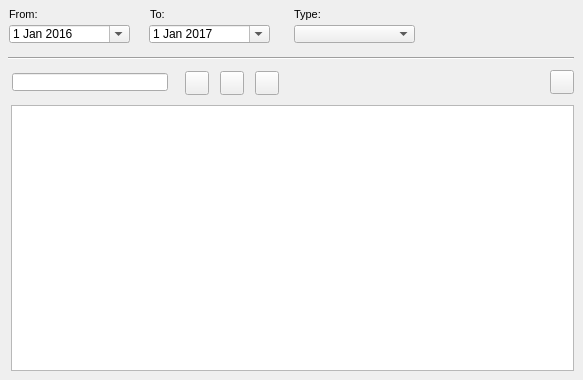
    <widget class="QWidget" name="page_document_2">
     <attribute name="title">
      <string>Document</string>
     </attribute>
     <widget class="QLabel" name="label_doc_to">
      <property name="geometry">
       <rect>
        <x>150</x>
        <y>3</y>
        <width>115</width>
        <height>22</height>
       </rect>
      </property>
      <property name="font">
       <font>
        <pointsize>8</pointsize>
       </font>
      </property>
      <property name="frameShape">
       <enum>QFrame::NoFrame</enum>
      </property>
      <property name="frameShadow">
       <enum>QFrame::Raised</enum>
      </property>
      <property name="text">
       <string>To:</string>
      </property>
      <property name="textFormat">
       <enum>Qt::AutoText</enum>
      </property>
      <property name="scaledContents">
       <bool>false</bool>
      </property>
      <property name="margin">
       <number>3</number>
      </property>
     </widget>
     <widget class="QTableView" name="tbl_document">
      <property name="geometry">
       <rect>
        <x>11</x>
        <y>105</y>
        <width>563</width>
        <height>266</height>
       </rect>
      </property>
      <property name="sortingEnabled">
       <bool>true</bool>
      </property>
     </widget>
     <widget class="QDateEdit" name="date_document_from">
      <property name="geometry">
       <rect>
        <x>9</x>
        <y>25</y>
        <width>121</width>
        <height>18</height>
       </rect>
      </property>
      <property name="calendarPopup">
       <bool>true</bool>
      </property>
      <property name="date">
       <date>
        <year>2016</year>
        <month>1</month>
        <day>1</day>
       </date>
      </property>
     </widget>
     <widget class="QDateEdit" name="date_document_to">
      <property name="geometry">
       <rect>
        <x>149</x>
        <y>25</y>
        <width>121</width>
        <height>18</height>
       </rect>
      </property>
      <property name="calendarPopup">
       <bool>true</bool>
      </property>
      <property name="date">
       <date>
        <year>2017</year>
        <month>1</month>
        <day>1</day>
       </date>
      </property>
     </widget>
     <widget class="QLabel" name="label_doc_type">
      <property name="geometry">
       <rect>
        <x>294</x>
        <y>3</y>
        <width>61</width>
        <height>22</height>
       </rect>
      </property>
      <property name="font">
       <font>
        <pointsize>8</pointsize>
       </font>
      </property>
      <property name="layoutDirection">
       <enum>Qt::LeftToRight</enum>
      </property>
      <property name="frameShape">
       <enum>QFrame::NoFrame</enum>
      </property>
      <property name="frameShadow">
       <enum>QFrame::Raised</enum>
      </property>
      <property name="text">
       <string>Type:</string>
      </property>
      <property name="textFormat">
       <enum>Qt::AutoText</enum>
      </property>
      <property name="scaledContents">
       <bool>false</bool>
      </property>
      <property name="margin">
       <number>3</number>
      </property>
     </widget>
     <widget class="QLabel" name="label_doc_from">
      <property name="geometry">
       <rect>
        <x>9</x>
        <y>3</y>
        <width>90</width>
        <height>22</height>
       </rect>
      </property>
      <property name="font">
       <font>
        <pointsize>8</pointsize>
       </font>
      </property>
      <property name="frameShape">
       <enum>QFrame::NoFrame</enum>
      </property>
      <property name="frameShadow">
       <enum>QFrame::Plain</enum>
      </property>
      <property name="text">
       <string>From:</string>
      </property>
      <property name="textFormat">
       <enum>Qt::AutoText</enum>
      </property>
      <property name="scaledContents">
       <bool>false</bool>
      </property>
      <property name="alignment">
       <set>Qt::AlignLeading|Qt::AlignLeft|Qt::AlignVCenter</set>
      </property>
      <property name="margin">
       <number>3</number>
      </property>
     </widget>
     <widget class="QComboBox" name="doc_type">
      <property name="geometry">
       <rect>
        <x>294</x>
        <y>25</y>
        <width>121</width>
        <height>18</height>
       </rect>
      </property>
     </widget>
     <widget class="Line" name="line_6">
      <property name="geometry">
       <rect>
        <x>8</x>
        <y>50</y>
        <width>566</width>
        <height>16</height>
       </rect>
      </property>
      <property name="orientation">
       <enum>Qt::Horizontal</enum>
      </property>
     </widget>
     <widget class="QPushButton" name="btn_doc_new">
      <property name="geometry">
       <rect>
        <x>255</x>
        <y>71</y>
        <width>24</width>
        <height>24</height>
       </rect>
      </property>
      <property name="toolTip">
       <string>&lt;html&gt;&lt;head/&gt;&lt;body&gt;&lt;p&gt;New document&lt;/p&gt;&lt;/body&gt;&lt;/html&gt;</string>
      </property>
      <property name="styleSheet">
       <string notr="true"/>
      </property>
      <property name="text">
       <string/>
      </property>
      <property name="icon">
       <iconset>
        <normaloff>../icons/131b.png</normaloff>../icons/131b.png</iconset>
      </property>
      <property name="iconSize">
       <size>
        <width>22</width>
        <height>22</height>
       </size>
      </property>
     </widget>
     <widget class="QPushButton" name="btn_doc_delete">
      <property name="geometry">
       <rect>
        <x>220</x>
        <y>71</y>
        <width>24</width>
        <height>24</height>
       </rect>
      </property>
      <property name="sizePolicy">
       <sizepolicy hsizetype="Minimum" vsizetype="Preferred">
        <horstretch>0</horstretch>
        <verstretch>0</verstretch>
       </sizepolicy>
      </property>
      <property name="toolTip">
       <string>&lt;html&gt;&lt;head/&gt;&lt;body&gt;&lt;p&gt;Unlink document&lt;/p&gt;&lt;/body&gt;&lt;/html&gt;</string>
      </property>
      <property name="styleSheet">
       <string notr="true"/>
      </property>
      <property name="text">
       <string/>
      </property>
      <property name="icon">
       <iconset>
        <normaloff>../icons/112b.png</normaloff>../icons/112b.png</iconset>
      </property>
      <property name="iconSize">
       <size>
        <width>22</width>
        <height>22</height>
       </size>
      </property>
     </widget>
     <widget class="QLineEdit" name="doc_id">
      <property name="geometry">
       <rect>
        <x>12</x>
        <y>73</y>
        <width>156</width>
        <height>18</height>
       </rect>
      </property>
     </widget>
     <widget class="QPushButton" name="btn_doc_insert">
      <property name="geometry">
       <rect>
        <x>185</x>
        <y>71</y>
        <width>24</width>
        <height>24</height>
       </rect>
      </property>
      <property name="toolTip">
       <string>&lt;html&gt;&lt;head/&gt;&lt;body&gt;&lt;p&gt;Link document&lt;/p&gt;&lt;/body&gt;&lt;/html&gt;</string>
      </property>
      <property name="styleSheet">
       <string notr="true"/>
      </property>
      <property name="text">
       <string/>
      </property>
      <property name="icon">
       <iconset>
        <normaloff>../icons/111b.png</normaloff>../icons/111b.png</iconset>
      </property>
      <property name="iconSize">
       <size>
        <width>22</width>
        <height>22</height>
       </size>
      </property>
     </widget>
     <widget class="QPushButton" name="btn_open_doc">
      <property name="geometry">
       <rect>
        <x>550</x>
        <y>70</y>
        <width>24</width>
        <height>24</height>
       </rect>
      </property>
      <property name="toolTip">
       <string>&lt;html&gt;&lt;head/&gt;&lt;body&gt;&lt;p&gt;Open document&lt;/p&gt;&lt;/body&gt;&lt;/html&gt;</string>
      </property>
      <property name="styleSheet">
       <string notr="true"/>
      </property>
      <property name="text">
       <string/>
      </property>
      <property name="icon">
       <iconset>
        <normaloff>../icons/170b.png</normaloff>../icons/170b.png</iconset>
      </property>
      <property name="iconSize">
       <size>
        <width>22</width>
        <height>22</height>
       </size>
      </property>
     </widget>
    </widget>
